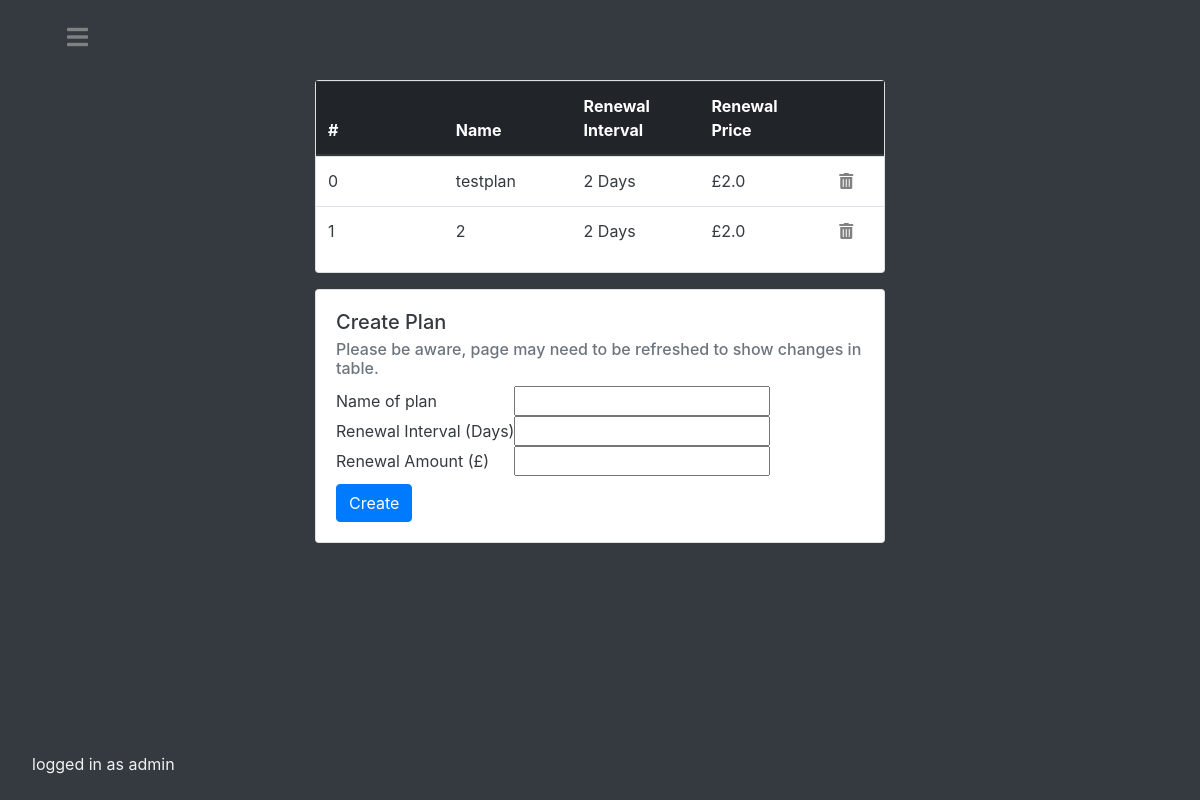
Screenshot of /admin/dashboard/plans (signed in) with the database file from the repository.
### tables this page shows
CREATE TABLE users (username text PRIMARY KEY, fName text, sName text, emailAddress text, password text, admin bool);

CREATE TABLE plans (name text PRIMARY KEY, interval integer, amount float);

### main.py (the view, shortened to what this page needs)
@app.route("/admin/dashboard/plans", methods=['GET', 'POST'])
@login_required
def adminplans():
    if current_user.getAdminPerms():
        db = Database()
        plans = list(db.getAll('plans'))
        db.closeConnection()
        return render_template('adminplans.html',plans=plans, reason= None)
    else:
        reason = f'Insufficient permissions.'
        return render_template('redirect.html', reason=reason)

### api.py (called while the page is built)
    def closeConnection(self):
        self.conn.close()
        return

    def getAll(self,dbname):
        self.c.execute(f'''SELECT * FROM {dbname}''')
        result = self.c.fetchall()
        return result

    def searchUsersByUsername(self,user):
        self.c.execute(f'''SELECT * FROM users WHERE username = ?''', (user,) )
        result = self.c.fetchone()
        return result

### main.py (called while the page is built)
@login_manager.user_loader
def load_user(username):
    dbconnection = Database()
    result = dbconnection.searchUsersByUsername(username)
    dbconnection.closeConnection()
    if result:
        if result[5] == "FALSE":
            return User(result[0], result[1], result[2], result[3], result[4])
        else:
            return AdministativeUser(result[0], result[1], result[2], result[3], result[4])
    else:
        return None

    def getAdminPerms(self):
        return self.isadmin

### templates/adminplans.html (shortened to what this page needs)
<!DOCTYPE html>
<html lang="en">
<head>
    <link rel="stylesheet" href="https://use.fontawesome.com/releases/v5.0.8/css/all.css">
    <link rel="stylesheet" href="https://maxcdn.bootstrapcdn.com/bootstrap/4.0.0/css/bootstrap.min.css"
>
</head>
<body class="bg-dark">
<div id="mySidenav" class="sidenav">
    <p class="footer fixed-bottom">logged in as {{ current_user.id }}</p>
</div>
<div id="main" class="container-fluid h-10 bg-dark text-white">
    <div class="col-3 text-left">
        <div class="navbarbutton"><a href="#" onclick="openNav()"><i class="fas fa-bars"></i></a></div>
    </div>
</div>
<div class="container-fluid h-80 bg-dark text-white">
    <div class="row h-90">
        <div class="col-3 text-left">
        </div>
        <div class="col-md-6 text-left justify-content-center align-items-center">
            <div class="card">
                <table id="dbtable" class="table mb-3 px-2">
                    <thead class="thead-dark">
                    <tr class="clickable">
                        <th scope="col" onclick="sortTable2(0)">#</th>
                        <th scope="col" onclick="sortTable2(1)">Name</th>
                        <th scope="col" onclick="sortTable2(2)">Renewal Interval</th>
                        <th scope="col" onclick="sortTable2(3)">Renewal Price</th>
                        <th scope="col" width="10%"></th>
                    </tr>
                    </thead>
                    <tbody>
                    {% for value in plans %}
                    <tr class="text-dark">
                        <td scope="row ">{{ plans.index(value) }}</td>
                        <td>{{ value[0] }}</td>
                        <td>{{ value[1] }} Days</td>
                        <td>£{{ value[2] }}</td>
                        <td width="10%"><form method="post"><button  id="delete" name="delete" type="submit" class="invisblebutton" value="{{ value[0] }}"><i class="fas fa-trash-alt"></i></button></form></td>
                    </tr>
                    {% endfor %}
                    </tbody>
                </table>
            </div>
            <div class="card mt-3 text-dark">
                <div class="card-body">
                    <h5 class="card-title">Create Plan</h5>
                    <h6 class="card-subtitle mb-2 text-muted">Please be aware, page may need to be refreshed to show
                        changes in table.</h6>
                    <form action="" method="post">
                        <p>
                            <label for="a">Name of plan</label>
                            <input id="a" type="text" name="name">
                        </p>
                        <p>
                            <label for="b">Renewal Interval (Days) </label>
                            <input id="b" type="number" name="days">
                        </p>
                        <p>
                            <label for="c">Renewal Amount (£)</label>
                            <input id="c" type="number" step="0.01" name="price">
                        </p>
                        <button type="submit" class="btn btn-primary mt-2">Create</button>
                    </form>
                </div>
            </div>
            <div class="col-3"></div>
        </div>
    </div>
    <div class="container-fluid h-10 bg-dark text-white "></div>
</div>
</body>
</html>

### templates/adminplans.html (style rules this page uses)
form { display: table; }
p { display: table-row; }
label { display: table-cell; }
input { display: table-cell; }
body,html { height:100%; }
.h-90 { height:90%; }
.h-80 { height:80%; }
.h-10 { height:10%; }
.sidenav { height: 100%; width: 0; position: fixed; z-index: 1; top: 0; left: 0; background-color: #111; overflow-x: hidden; padding-top: 60px; transition: 0.5s; }
.footer { color: #f1f1f1; padding: 8px 8px 8px 32px; white-space: nowrap; }
.navbarbutton { font-size: 150%; color: #E5D4C0; position: fixed; }
.navbarbutton a { padding: 8px 8px 8px 32px; color: #818181; transition: 0.3s; }
.navbarbutton a:link { color: #818181; }
.invisblebutton { background: none!important; border: none; padding: 0!important; font-family: arial, sans-serif; color: #818181; text-decoration: underline; cursor: pointer; }
.clickable { cursor: pointer; }
table { width: 100%; }
thead, tbody tr { display: table; width: 100%; table-layout: fixed; }
tbody { display: block; overflow-y: auto; table-layout: fixed; max-height: 200px; }
#main { transition: margin-left .5s; padding: 20px; }

### rows the page displays
users: id "admin"
plans: index "0", name "testplan", interval "2", amount "2.0"
plans: index "1", name "2", interval "2", amount "2.0"
